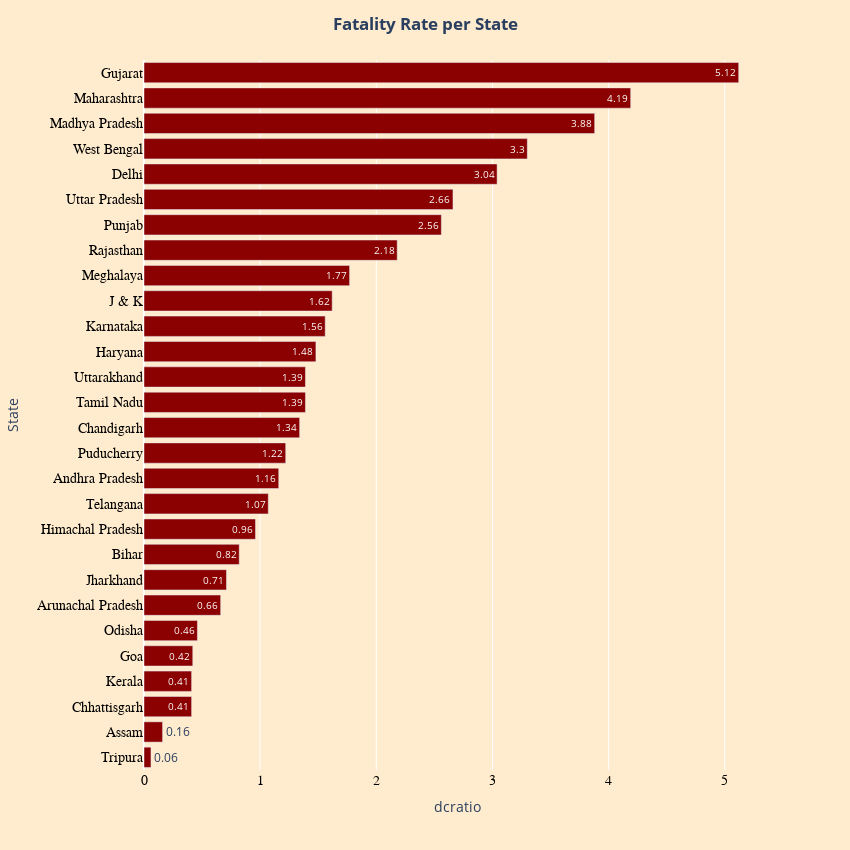

Notebook source saved alongside this figure:
### Code cell
merged = merged[merged['dcratio'] > 0.0]
merged = merged.sort_values('dcratio', ascending = True)
fig = px.bar(merged, x="dcratio", y="State", orientation='h', text = 'dcratio')
fig.update_layout(
    title_text='<b>Fatality Rate per State<b>',
    title_x=0.5,
    paper_bgcolor='blanchedalmond',
    plot_bgcolor = "blanchedalmond",
    autosize=False,
    width= 850,
    height= 850)
fig.update_traces(marker_color='darkred')
fig.update_xaxes(tickfont=dict(family='Rockwell', color='black', size=14))
fig.update_yaxes(tickfont=dict(family='Rockwell', color='black', size=14))
fig.show()

### Figure 1 — Plotly figure (JSON) as saved in the notebook; plotly's stock layout.template omitted (floating-point values rounded to 4 significant figures)
{"data": [{"alignmentgroup": "True", "hovertemplate": "dcratio=%{text}<br>State=%{y}<extra></extra>", "legendgroup": "", "marker": {"color": "darkred"}, "name": "", "offsetgroup": "", "orientation": "h", "showlegend": false, "text": [0.06, 0.16, 0.41, 0.41, 0.42, 0.46, 0.66, 0.71, 0.82, 0.96, 1.07, 1.16, 1.22, 1.34, 1.39, 1.39, 1.48, 1.56, 1.62, 1.77, 2.18, 2.56, 2.66, 3.04, 3.3, 3.88, 4.19, 5.12], "textposition": "auto", "type": "bar", "x": [0.06, 0.16, 0.41, 0.41, 0.42, 0.46, 0.66, 0.71, 0.82, 0.96, 1.07, 1.16, 1.22, 1.34, 1.39, 1.39, 1.48, 1.56, 1.62, 1.77, 2.18, 2.56, 2.66, 3.04, 3.3, 3.88, 4.19, 5.12], "xaxis": "x", "y": ["Tripura", "Assam", "Chhattisgarh", "Kerala", "Goa", "Odisha", "Arunachal Pradesh", "Jharkhand", "Bihar", "Himachal Pradesh", "Telangana", "Andhra Pradesh", "Puducherry", "Chandigarh", "Tamil Nadu", "Uttarakhand", "Haryana", "Karnataka", "J & K", "Meghalaya", "Rajasthan", "Punjab", "Uttar Pradesh", "Delhi", "West Bengal", "Madhya Pradesh", "Maharashtra", "Gujarat"], "yaxis": "y"}], "layout": {"autosize": false, "barmode": "relative", "height": 850, "legend": {"tracegroupgap": 0}, "margin": {"t": 60}, "paper_bgcolor": "blanchedalmond", "plot_bgcolor": "blanchedalmond", "title": {"text": "<b>Fatality Rate per State<b>", "x": 0.5}, "width": 850, "xaxis": {"anchor": "y", "domain": [0, 1], "tickfont": {"color": "black", "family": "Rockwell", "size": 14}, "title": {"text": "dcratio"}}, "yaxis": {"anchor": "x", "domain": [0, 1], "tickfont": {"color": "black", "family": "Rockwell", "size": 14}, "title": {"text": "State"}}}}
